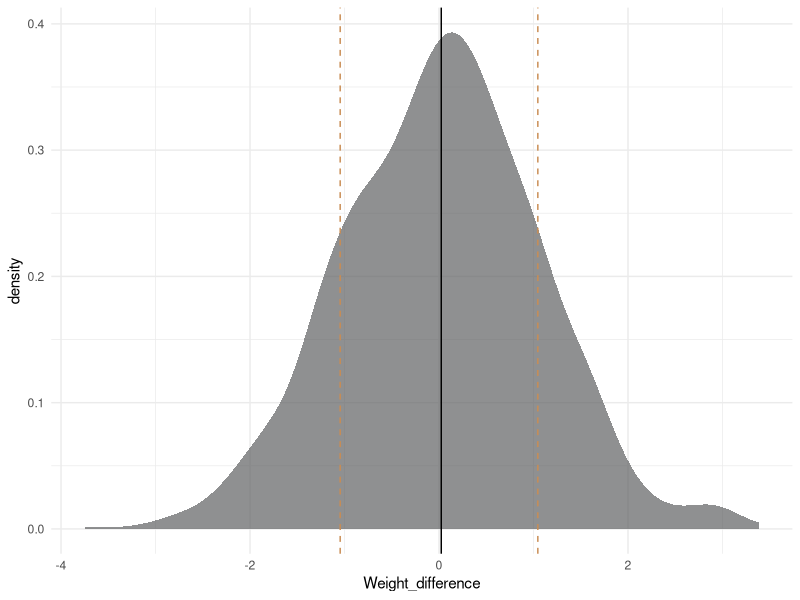
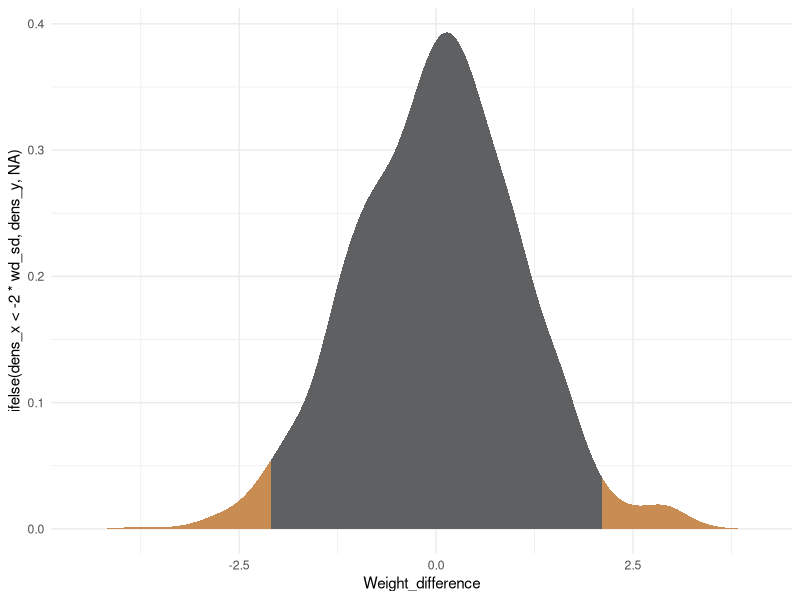
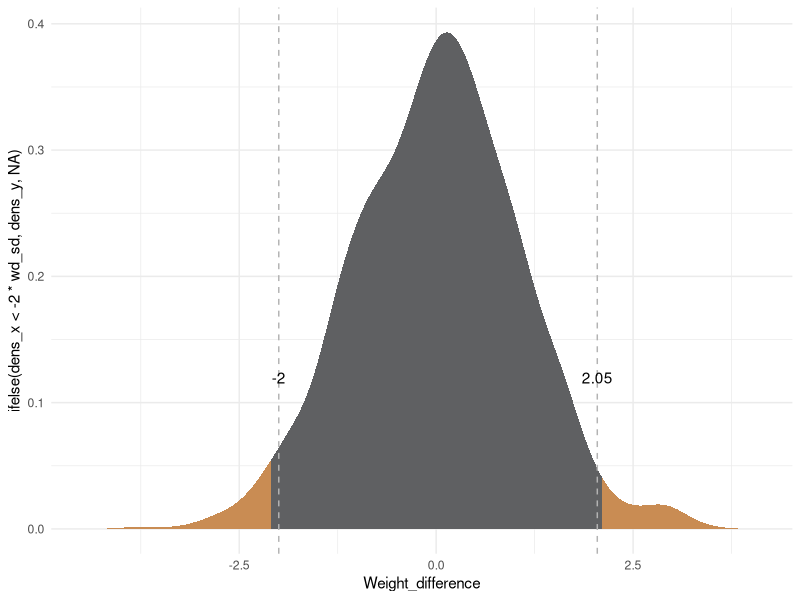
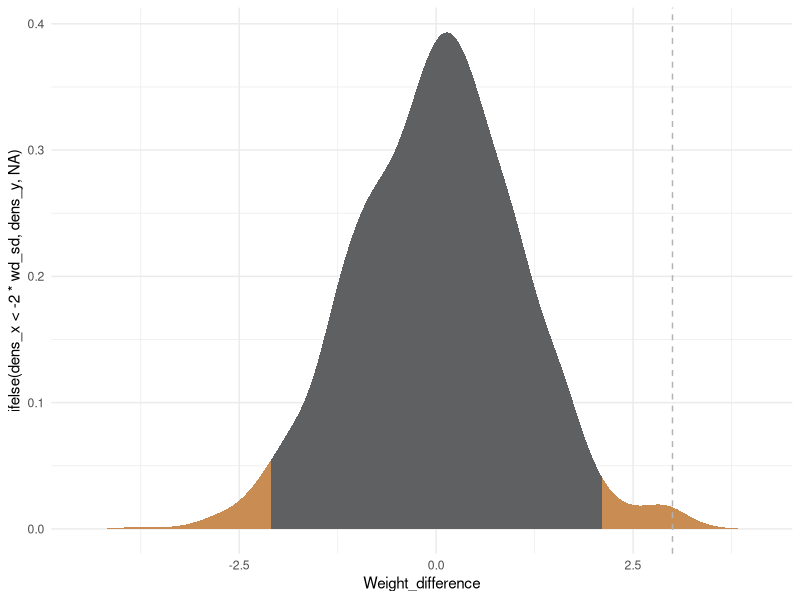

These charts were generated, in order, by the following R code:
## ---- chunk 1
library(tidyverse)
library(knitr)
library(kableExtra)

themeCols <- tibble(cols = c("grey", "orange", "green"),
                    hex = c("#5F6062", "#C98C53", "#C9DCB3"))

theme_set(theme_minimal())

## ---- chunk 2

tibble(study = c(1, 2, 3),
       weight_diff = c(3, 3.5, 2.7)) |> 
  kable(table.attr = 'data-quarto-disable-processing="true"') |>
  kable_styling(full_width = FALSE, position = "left")
  

## ---- chunk 3

set.seed(809798)
plotdta <- tibble(Experiment_nr = 1:1000,
       Weight_difference = rnorm(1000))

m_diff <- mean(plotdta$Weight_difference)
sdpos <- sd(plotdta$Weight_difference)

sdneg <- -sd(plotdta$Weight_difference)

plotdta |> 
  ggplot(aes(Weight_difference))+
  geom_density(fill = themeCols$hex[1], alpha = 0.7, colour = NA)+
  geom_vline(xintercept = m_diff)+
  geom_vline(xintercept = sdpos, linetype = 2, colour = themeCols$hex[2])+
  geom_vline(xintercept = sdneg, linetype = 2, colour = themeCols$hex[2])

## ---- chunk 4

d <- tibble(dens_x = density(plotdta$Weight_difference)$x,
       dens_y = density(plotdta$Weight_difference)$y) 

wd_sd <- sd(plotdta$Weight_difference)


ggplot()+
  geom_density(data = plotdta,aes(Weight_difference) , fill = themeCols$hex[1], colour = NA)+
  geom_area(data = d, aes(y = ifelse(dens_x < -2*wd_sd, dens_y,NA), 
                          x = ifelse(dens_x < -2*wd_sd, dens_x, NA)), fill = themeCols$hex[2])+
  geom_area(data = d, aes(y = ifelse(dens_x > 2*wd_sd, dens_y,NA), 
                          x = ifelse(dens_x > 2*wd_sd, dens_x, NA)), fill = themeCols$hex[2])
  
## ---- chunk 5

q2.5 <- quantile(plotdta$Weight_difference, probs = 0.025)
q97.5 <- quantile(plotdta$Weight_difference, probs = 0.975)

ggplot()+
  geom_density(data = plotdta,aes(Weight_difference) , fill = themeCols$hex[1], colour = NA)+
  geom_area(data = d, aes(y = ifelse(dens_x < -2*wd_sd, dens_y,NA), 
                          x = ifelse(dens_x < -2*wd_sd, dens_x, NA)), fill = themeCols$hex[2])+
  geom_area(data = d, aes(y = ifelse(dens_x > 2*wd_sd, dens_y,NA), 
                          x = ifelse(dens_x > 2*wd_sd, dens_x, NA)), fill = themeCols$hex[2])+
geom_vline(xintercept = q2.5, linetype = 2, colour = "grey70")+
  geom_vline(xintercept = q97.5, linetype = 2, colour = "grey70")+
  annotate("text", x = q2.5, 
           y = 0.12, label = round(q2.5, 2))+
  annotate("text", x = q97.5, 
           y = 0.12, label = round(q97.5, 2))

## ---- chunk 6

tibble(ID = c("m1", "m2", "m3", "m4"),
       Treatment = c("A", "A", "B", "B"),
       weight_change = c(5, 3, 3, 1)) |> 
  kable(table.attr = 'data-quarto-disable-processing="true"') |>
  kable_styling(full_width = FALSE, position = "left")
  

## ---- chunk 7

q2.5 <- quantile(plotdta$Weight_difference, probs = 0.025)
q97.5 <- quantile(plotdta$Weight_difference, probs = 0.975)
diff <- 3

ggplot()+
  geom_density(data = plotdta,aes(Weight_difference) , fill = themeCols$hex[1], colour = NA)+
  geom_area(data = d, aes(y = ifelse(dens_x < -2*wd_sd, dens_y,NA), 
                          x = ifelse(dens_x < -2*wd_sd, dens_x, NA)), fill = themeCols$hex[2])+
  geom_area(data = d, aes(y = ifelse(dens_x > 2*wd_sd, dens_y,NA), 
                          x = ifelse(dens_x > 2*wd_sd, dens_x, NA)), fill = themeCols$hex[2])+
geom_vline(xintercept = diff, linetype = 2, colour = "grey70")
  # geom_vline(xintercept = q97.5, linetype = 2, colour = "grey70")+
  # annotate("text", x = q2.5, 
  #          y = 0.12, label = round(q2.5, 2))+
  # annotate("text", x = q97.5, 
  #          y = 0.12, label = round(q97.5, 2))

## ---- chunk 8

tmp <- tibble(id = c("m1", "m2", "m3", "m4", "m5", "m6"),
       group = c("A", "B", "A", "B", "A", "B"),
       lost_weight = c("yes", "yes", "no", "no", "yes", "no")) 

tmp |> 
  kable(table.attr = 'data-quarto-disable-processing="true"') |>
  kable_styling(full_width = FALSE, position = "left")
  
## ---- chunk 9

tmp |> 
  group_by(group) |> 
  count(name = "total") |> 
  inner_join(tmp |> 
               group_by(group, lost_weight) |> 
               count()) |> 
  mutate(proportion = n/total) |> 
  select(group, lost_weight, proportion) |> 
  distinct() |> 
  pivot_wider(names_from = lost_weight, values_from = proportion) |> 
  kable(table.attr = 'data-quarto-disable-processing="true"') |>
  kable_styling(full_width = FALSE, position = "left")
  
